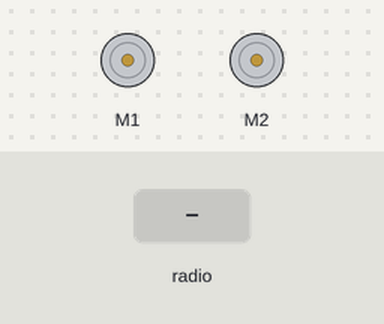
A program run on a simulated BBC micro:bit (MakeCode). On the bench: 2 × DC motor (green arrow = forward, orange = backward, longer = faster). Inputs (shaded band) come from the test bench.

Above: at 1.2 s.
1.3 s: radio message "left=10" arrives
2.8 s: radio message "left=-10" arrives
At 3.2 s:
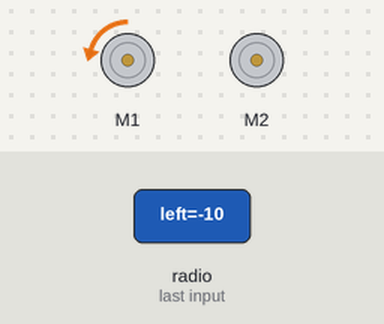
4.3 s: radio message "right=10" arrives
5.8 s: radio message "left=1" arrives
At 6.7 s:
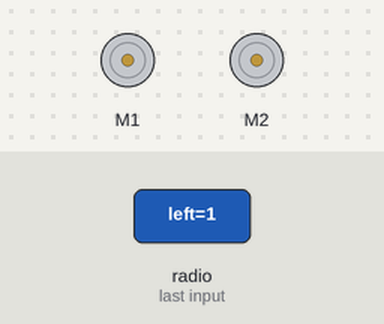
7.3 s: radio message "right=-10" arrives
At 7.9 s:
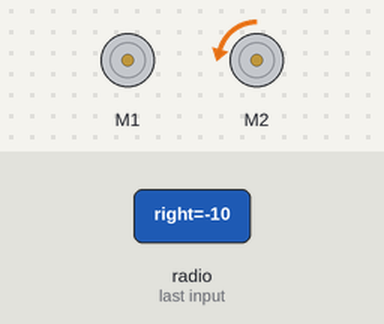
8.8 s: radio message "right=1" arrives
At 10.2 s:
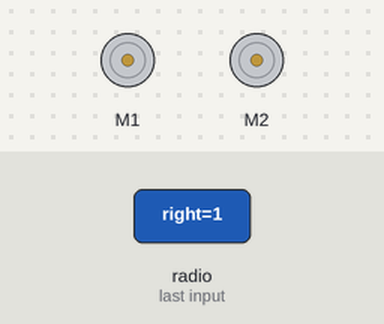
Timing chart, 0 to 11.3 s (numbered marks = the images above; inputs shaded):
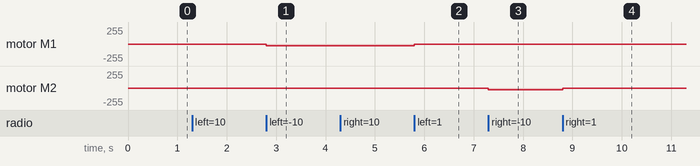

The program:

main.ts
```typescript
radio.onReceivedValue(function (name, value) {
    if (name == "left") {
        if (value > 10) {
            Kitronik_Move_Motor.motorOn(Kitronik_Move_Motor.Motors.MotorLeft, Kitronik_Move_Motor.MotorDirection.Forward, value)
        } else if (value > -10) {
            Kitronik_Move_Motor.motorOff(Kitronik_Move_Motor.Motors.MotorLeft)
        } else {
            Kitronik_Move_Motor.motorOn(Kitronik_Move_Motor.Motors.MotorLeft, Kitronik_Move_Motor.MotorDirection.Reverse, Math.abs(value))
        }
    } else if (name == "right") {
        if (value > 10) {
            Kitronik_Move_Motor.motorOn(Kitronik_Move_Motor.Motors.MotorRight, Kitronik_Move_Motor.MotorDirection.Forward, value)
        } else if (value > -10) {
            Kitronik_Move_Motor.motorOff(Kitronik_Move_Motor.Motors.MotorRight)
        } else {
            Kitronik_Move_Motor.motorOn(Kitronik_Move_Motor.Motors.MotorRight, Kitronik_Move_Motor.MotorDirection.Reverse, Math.abs(value))
        }
    } else {
        basic.showString(name)
        basic.showString("" + (value))
    }
})
radio.setGroup(1)
```

test.ts
```typescript
// Tady jsou testy. Při použití tohoto balíčku jako rozšíření nebude zkompilováno.
```

Measured:
- after the input at 2.8 s, motor M1: stopped → backward 26/255 at once
- after the input at 5.8 s, motor M1: backward 26/255 → stopped at once
- after the input at 7.3 s, motor M2: stopped → backward 26/255 at once
- after the input at 8.8 s, motor M2: backward 26/255 → stopped at once
